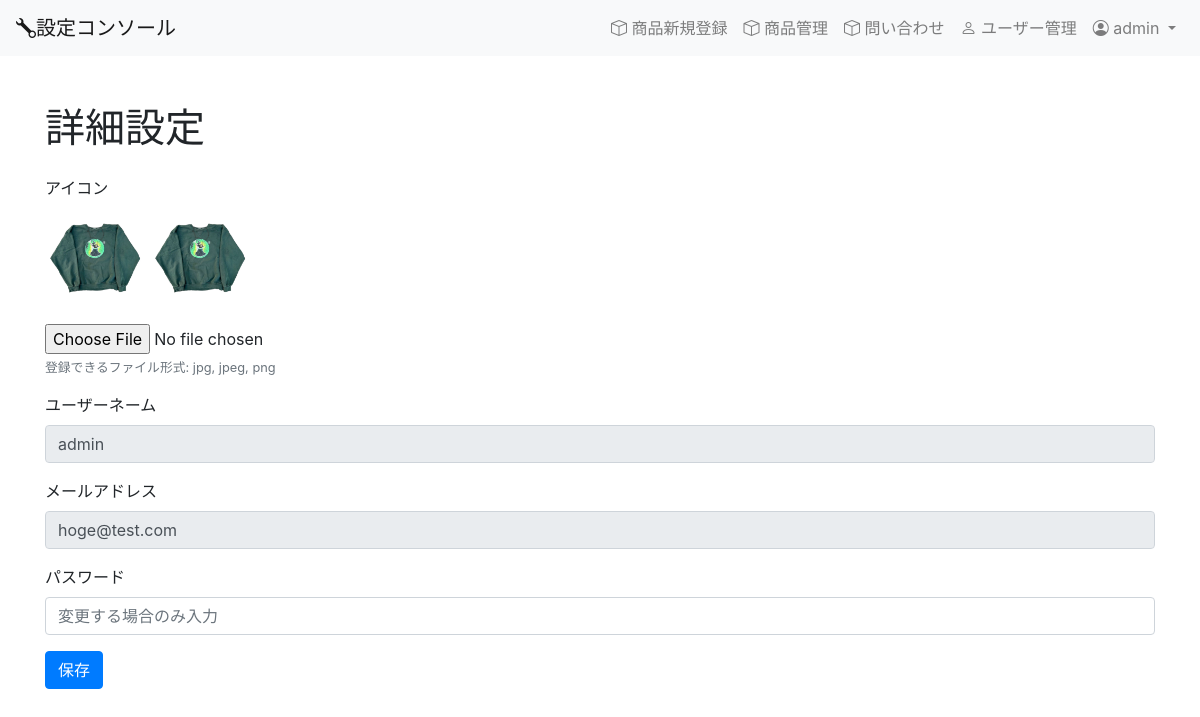
The app's page /admin/settings (signed in) with its own data.
### db.py (models this page shows)
class Admin(db.Model, UserMixin):
    __tablename__ = 'admins'
    id = db.Column(db.Integer, primary_key=True)
    username = db.Column(db.String(30), nullable=False)
    password = db.Column(db.String(12))
    icon = db.Column(db.String(120), default='default-user.png')  # アイコンフィールドを追加
    created_at = db.Column(db.DateTime, nullable=False, default=datetime.now(pytz.timezone('Asia/Tokyo')))
    updated_at = db.Column(db.DateTime, onupdate=datetime.now(pytz.timezone('Asia/Tokyo')))
    mail = db.Column(db.String)

### routes.py (the view, shortened to what this page needs)
@app.route('/admin/settings', methods=['GET', 'POST'])
@login_required
def admin_settings():
    return render_template('admins/admin-settings.html', user=current_user)

### routes.py (called while the page is built)
@login_manager.user_loader
def load_user(user_id):
    admin = Admin.query.get(int(user_id))
    if admin:
        return admin
    user = User.query.get(int(user_id))
    if user:
        return user
    return None

### templates/admins/admin-settings.html (shortened to what this page needs)
{% extends 'admins/base.html' %}
{% block content %}
    <div class="container mt-5">
        <h1 class="mb-4">詳細設定</h1>
        <form method="POST" enctype="multipart/form-data">
            <div class="mb-3">
                <label for="icon" class="form-label">アイコン</label>
                <div class="mb-3">
                    <img src="{{ url_for('static', filename='uploads/icons/admins/' + user.icon) }}" alt="ユーザーアイコン" width="100">
                    <img src="{{ url_for('static', filename='icons/admins/' + user.icon) }}" alt="ユーザーアイコン" width="100">
                </div>
                <input type="file" name="icon" id="icon" class="form-control-file" accept=".jpg, .jpeg, .png">
                <small class="form-text text-muted">登録できるファイル形式: jpg, jpeg, png</small>
            </div>
            <div class="mb-3">
                <label for="username" class="form-label">ユーザーネーム</label>
                <input type="text" name="username" id="username" class="form-control" value="{{ user.username }}" readonly>
            </div>
            <div class="mb-3">
                <label for="mail" class="form-label">メールアドレス</label>
                <input type="email" name="mail" id="mail" class="form-control" value="{{ user.mail }}" readonly>
            </div>
            <div class="mb-3">
                <label for="password" class="form-label">パスワード</label>
                <input type="password" name="password" id="password" class="form-control" placeholder="変更する場合のみ入力">
            </div>
            <button type="submit" class="btn btn-primary">保存</button>
        </form>
    </div>
{% endblock %}

### templates/admins/base.html (shortened to what this page needs)
<!DOCTYPE html>
<html lang="ja">
<head>
    <link href="https://stackpath.bootstrapcdn.com/bootstrap/4.5.2/css/bootstrap.min.css" rel="stylesheet">
    <link href="https://cdnjs.cloudflare.com/ajax/libs/bootstrap-icons/1.5.0/font/bootstrap-icons.min.css" rel="stylesheet">
</head>
<body>
    <nav class="navbar navbar-expand-lg navbar-light bg-light">
        <a class="navbar-brand" href="{{ url_for('admin_index') }}"><i class="bi bi-wrench"></i>設定コンソール</a>
        <div class="collapse navbar-collapse" id="navbarNav">
            <ul class="navbar-nav ml-auto">
                <li class="nav-item">
                    <a class="nav-link" href="{{ url_for('add_item') }}"><i class="bi bi-box"></i> 商品新規登録</a>
                </li>
                <li class="nav-item">
                    <a class="nav-link" href="{{ url_for('items_show') }}"><i class="bi bi-box"></i> 商品管理</a>
                </li>
                <li class="nav-item">
                    <a class="nav-link" href="{{ url_for('admin_contacts') }}"><i class="bi bi-box"></i> 問い合わせ</a>
                </li>
                <li class="nav-item">
                    <a class="nav-link" href="{{ url_for('admin_items') }}"><i class="bi bi-person"></i> ユーザー管理</a>
                </li>
                {% if current_user.is_authenticated %}
                <li class="nav-item dropdown">
                    <a class="nav-link dropdown-toggle" href="#" id="navbarDropdown" role="button" data-toggle="dropdown" aria-haspopup="true" aria-expanded="false">
                        <i class="bi bi-person-circle"></i> {{ current_user.username }}
                    </a>
                </li>
                {% endif %}
            </ul>
        </div>
    </nav>
    {% block content %}
    {% endblock %}
</body>
</html>

### templates/admins/admin-settings.html (style rules this page uses)
#password { color: gray; }

### records on screen
Admin: username "admin", icon (picture), mail "hoge@test.com"
